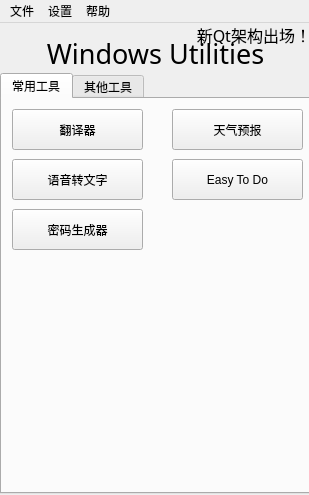
<?xml version="1.0" encoding="UTF-8"?>
<ui version="4.0">
 <class>MainWindow</class>
 <widget class="QMainWindow" name="MainWindow">
  <property name="geometry">
   <rect>
    <x>0</x>
    <y>0</y>
    <width>309</width>
    <height>495</height>
   </rect>
  </property>
  <property name="font">
   <font>
    <family>Arial</family>
   </font>
  </property>
  <property name="windowTitle">
   <string>Windows Utilities</string>
  </property>
  <property name="windowIcon">
   <iconset>
    <normaloff>../../images/pride.ico</normaloff>../../images/pride.ico</iconset>
  </property>
  <widget class="QWidget" name="centralwidget">
   <widget class="QLabel" name="main_title">
    <property name="geometry">
     <rect>
      <x>0</x>
      <y>0</y>
      <width>311</width>
      <height>61</height>
     </rect>
    </property>
    <property name="font">
     <font>
      <family>STXihei</family>
      <pointsize>20</pointsize>
     </font>
    </property>
    <property name="text">
     <string>Windows Utilities</string>
    </property>
    <property name="alignment">
     <set>Qt::AlignmentFlag::AlignCenter</set>
    </property>
   </widget>
   <widget class="QLabel" name="news">
    <property name="geometry">
     <rect>
      <x>180</x>
      <y>0</y>
      <width>131</width>
      <height>21</height>
     </rect>
    </property>
    <property name="font">
     <font>
      <family>华文细黑</family>
      <pointsize>12</pointsize>
     </font>
    </property>
    <property name="text">
     <string>新Qt架构出场！</string>
    </property>
    <property name="textFormat">
     <enum>Qt::TextFormat::AutoText</enum>
    </property>
    <property name="alignment">
     <set>Qt::AlignmentFlag::AlignRight|Qt::AlignmentFlag::AlignTop|Qt::AlignmentFlag::AlignTrailing</set>
    </property>
   </widget>
   <widget class="QTabWidget" name="tabs">
    <property name="geometry">
     <rect>
      <x>0</x>
      <y>50</y>
      <width>311</width>
      <height>421</height>
     </rect>
    </property>
    <property name="currentIndex">
     <number>0</number>
    </property>
    <widget class="QWidget" name="common_use">
     <attribute name="title">
      <string>常用工具</string>
     </attribute>
     <widget class="QPushButton" name="translator">
      <property name="geometry">
       <rect>
        <x>10</x>
        <y>10</y>
        <width>131</width>
        <height>41</height>
       </rect>
      </property>
      <property name="text">
       <string>翻译器</string>
      </property>
     </widget>
     <widget class="QPushButton" name="weather_report">
      <property name="geometry">
       <rect>
        <x>170</x>
        <y>10</y>
        <width>131</width>
        <height>41</height>
       </rect>
      </property>
      <property name="text">
       <string>天气预报</string>
      </property>
     </widget>
     <widget class="QPushButton" name="speech_to_text">
      <property name="geometry">
       <rect>
        <x>10</x>
        <y>60</y>
        <width>131</width>
        <height>41</height>
       </rect>
      </property>
      <property name="text">
       <string>语音转文字</string>
      </property>
     </widget>
     <widget class="QPushButton" name="easy_to_do">
      <property name="geometry">
       <rect>
        <x>170</x>
        <y>60</y>
        <width>131</width>
        <height>41</height>
       </rect>
      </property>
      <property name="text">
       <string>Easy To Do</string>
      </property>
     </widget>
     <widget class="QPushButton" name="password_creator">
      <property name="geometry">
       <rect>
        <x>10</x>
        <y>110</y>
        <width>131</width>
        <height>41</height>
       </rect>
      </property>
      <property name="text">
       <string>密码生成器</string>
      </property>
     </widget>
    </widget>
    <widget class="QWidget" name="other_tools">
     <attribute name="title">
      <string>其他工具</string>
     </attribute>
     <widget class="QPushButton" name="calculator">
      <property name="geometry">
       <rect>
        <x>10</x>
        <y>10</y>
        <width>121</width>
        <height>31</height>
       </rect>
      </property>
      <property name="text">
       <string>计算器</string>
      </property>
     </widget>
     <widget class="QPushButton" name="hash_checker">
      <property name="geometry">
       <rect>
        <x>10</x>
        <y>50</y>
        <width>121</width>
        <height>31</height>
       </rect>
      </property>
      <property name="text">
       <string>校验哈希</string>
      </property>
     </widget>
     <widget class="QPushButton" name="licence_creator">
      <property name="geometry">
       <rect>
        <x>10</x>
        <y>90</y>
        <width>121</width>
        <height>31</height>
       </rect>
      </property>
      <property name="text">
       <string>许可证创造器</string>
      </property>
     </widget>
     <widget class="QPushButton" name="send_mail_from_json">
      <property name="geometry">
       <rect>
        <x>10</x>
        <y>130</y>
        <width>121</width>
        <height>31</height>
       </rect>
      </property>
      <property name="text">
       <string>批量发送邮件</string>
      </property>
     </widget>
     <widget class="QGroupBox" name="ip_group">
      <property name="geometry">
       <rect>
        <x>10</x>
        <y>170</y>
        <width>121</width>
        <height>131</height>
       </rect>
      </property>
      <property name="title">
       <string>IP 工具</string>
      </property>
      <widget class="QPushButton" name="get_ip">
       <property name="geometry">
        <rect>
         <x>10</x>
         <y>50</y>
         <width>101</width>
         <height>31</height>
        </rect>
       </property>
       <property name="text">
        <string>获取IP</string>
       </property>
      </widget>
      <widget class="QPushButton" name="get_doamin">
       <property name="geometry">
        <rect>
         <x>10</x>
         <y>90</y>
         <width>101</width>
         <height>31</height>
        </rect>
       </property>
       <property name="text">
        <string>获取域名</string>
       </property>
      </widget>
     </widget>
     <widget class="QGroupBox" name="qrcode_group">
      <property name="geometry">
       <rect>
        <x>150</x>
        <y>250</y>
        <width>141</width>
        <height>131</height>
       </rect>
      </property>
      <property name="title">
       <string>二维码工具</string>
      </property>
      <widget class="QPushButton" name="create_qr">
       <property name="geometry">
        <rect>
         <x>10</x>
         <y>50</y>
         <width>121</width>
         <height>31</height>
        </rect>
       </property>
       <property name="text">
        <string>生成二维码</string>
       </property>
      </widget>
      <widget class="QPushButton" name="reslove_qr">
       <property name="geometry">
        <rect>
         <x>10</x>
         <y>90</y>
         <width>121</width>
         <height>31</height>
        </rect>
       </property>
       <property name="text">
        <string>解析二维码</string>
       </property>
      </widget>
     </widget>
     <widget class="QGroupBox" name="file_group">
      <property name="geometry">
       <rect>
        <x>150</x>
        <y>10</y>
        <width>141</width>
        <height>221</height>
       </rect>
      </property>
      <property name="title">
       <string>文件工具</string>
      </property>
      <widget class="QPushButton" name="json_to_csv">
       <property name="geometry">
        <rect>
         <x>10</x>
         <y>50</y>
         <width>121</width>
         <height>31</height>
        </rect>
       </property>
       <property name="text">
        <string>JSON 转 CSV</string>
       </property>
      </widget>
      <widget class="QPushButton" name="csv_to_json">
       <property name="geometry">
        <rect>
         <x>10</x>
         <y>90</y>
         <width>121</width>
         <height>31</height>
        </rect>
       </property>
       <property name="text">
        <string>CSV 转 JSON</string>
       </property>
      </widget>
      <widget class="QPushButton" name="json_to_xml">
       <property name="geometry">
        <rect>
         <x>10</x>
         <y>140</y>
         <width>121</width>
         <height>31</height>
        </rect>
       </property>
       <property name="text">
        <string>JSON 转 XML</string>
       </property>
      </widget>
      <widget class="QPushButton" name="xml_to_json">
       <property name="geometry">
        <rect>
         <x>10</x>
         <y>180</y>
         <width>121</width>
         <height>31</height>
        </rect>
       </property>
       <property name="text">
        <string>XML 转 JSON</string>
       </property>
      </widget>
     </widget>
    </widget>
   </widget>
  </widget>
  <widget class="QMenuBar" name="menubar">
   <property name="geometry">
    <rect>
     <x>0</x>
     <y>0</y>
     <width>309</width>
     <height>20</height>
    </rect>
   </property>
   <widget class="QMenu" name="file_menu">
    <property name="title">
     <string>文件</string>
    </property>
    <addaction name="import_settings"/>
    <addaction name="separator"/>
    <addaction name="exit"/>
   </widget>
   <widget class="QMenu" name="settings_menu">
    <property name="title">
     <string>设置</string>
    </property>
    <addaction name="choose_language_profile"/>
   </widget>
   <widget class="QMenu" name="help_menu">
    <property name="title">
     <string>帮助</string>
    </property>
    <addaction name="about"/>
   </widget>
   <addaction name="file_menu"/>
   <addaction name="settings_menu"/>
   <addaction name="help_menu"/>
  </widget>
  <action name="import_settings">
   <property name="text">
    <string>导入设置</string>
   </property>
  </action>
  <action name="exit">
   <property name="text">
    <string>退出</string>
   </property>
  </action>
  <action name="choose_language_profile">
   <property name="text">
    <string>Choose Language Profile...</string>
   </property>
  </action>
  <action name="about">
   <property name="text">
    <string>关于</string>
   </property>
  </action>
 </widget>
 <resources/>
 <connections/>
</ui>
